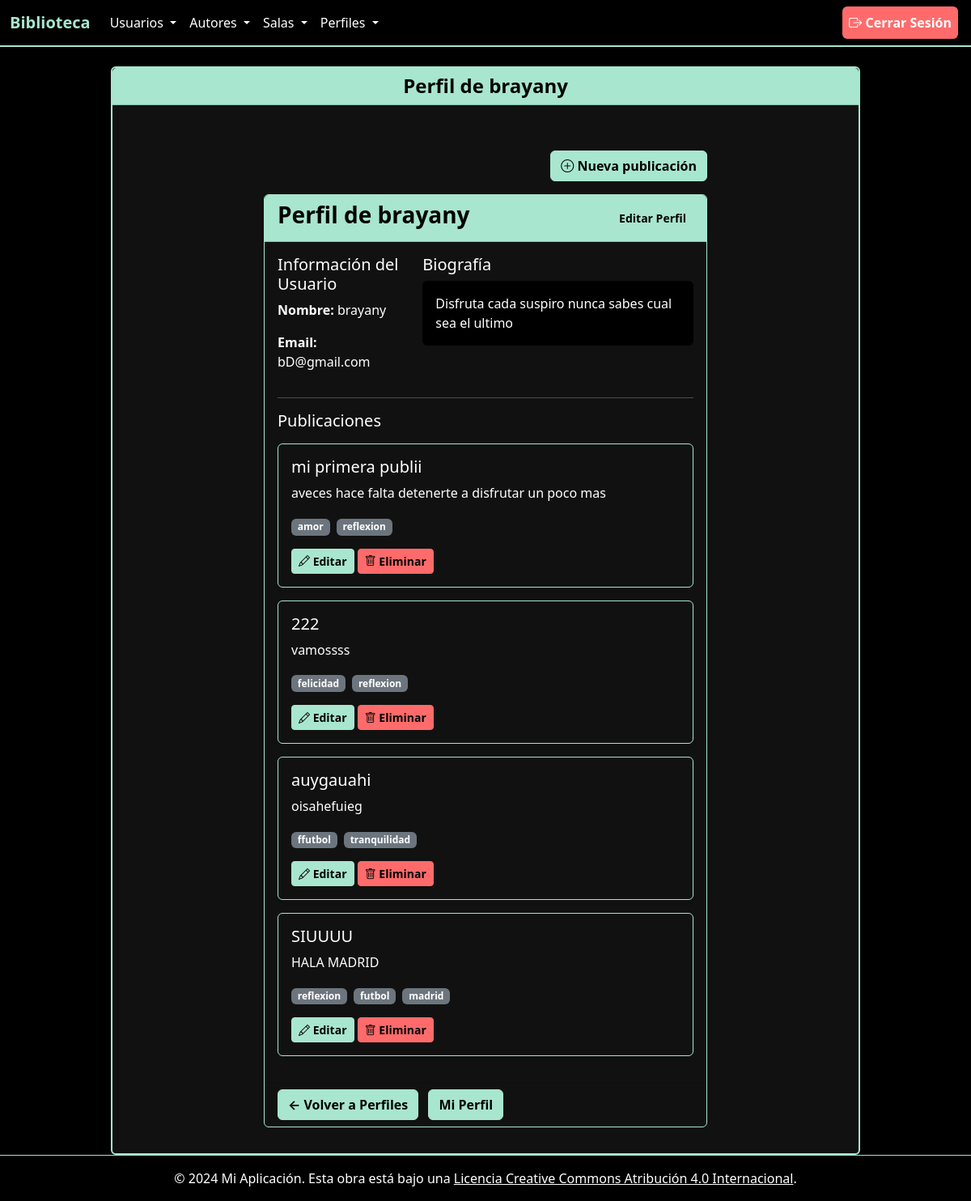
The page /perfil/mi-perfil (signed in) on the database its author committed.
### app/models/users.py (models this page shows, shortened)
class User(db.Model, UserMixin):
    __tablename__ = 'users'
    idUser = db.Column(db.Integer, primary_key=True)
    nameUser = db.Column(db.String(80), unique=True, nullable=False)
    passwordUser = db.Column(db.String(255), nullable=False)  # 🔥 más largo para hash
    email = db.Column(db.String(120), unique=True, nullable=False)
    perfil = db.relationship(
        'Perfil',
        back_populates='user',
        uselist=False,
        cascade="all, delete"
    )
    publicaciones = db.relationship(
        'Publicacion',
        back_populates='user',
        cascade="all, delete"
    )

### app/models/perfil.py (models this page shows, shortened)
class Perfil(db.Model):
    __tablename__ = 'perfiles'
    idPerfil = db.Column(db.Integer, primary_key=True)
    bio = db.Column(db.Text, nullable=True)
    user_id = db.Column(db.Integer, db.ForeignKey('users.idUser'), nullable=False)
    user = db.relationship('User', back_populates='perfil')

### app/models/publicacion.py (models this page shows)
class Publicacion(db.Model):
    __tablename__ = 'publicaciones'
    id = db.Column(db.Integer, primary_key=True)
    titulo = db.Column(db.String(200), nullable=False)
    contenido = db.Column(db.Text, nullable=False)
    user_id = db.Column(db.Integer, db.ForeignKey('users.idUser'), nullable=False)
    user = db.relationship('User', back_populates='publicaciones')
    etiquetas = db.relationship(
        'Etiqueta',
        secondary=publicacion_etiqueta,
        back_populates='publicaciones'
    )

### app/models/etiqueta.py (models this page shows)
class Etiqueta(db.Model):
    __tablename__ = 'etiquetas'
    id = db.Column(db.Integer, primary_key=True)
    nombre = db.Column(db.String(50), nullable=False)
    slug = db.Column(db.String(50), unique=True)
    publicaciones = db.relationship(
        'Publicacion',
        secondary='publicacion_etiqueta',
        back_populates='etiquetas'
    )

### app/routes/perfil_route.py (the view)
@bp.route('/mi-perfil')
@login_required
def mi_perfil():
    perfil = Perfil.query.filter_by(user_id=current_user.idUser).first()
    if not perfil:
        return redirect(url_for('perfil.add'))
    return render_template('perfil/detail.html', perfil=perfil)

### app/templates/perfil/detail.html
{% extends "base.html" %}
{% block titulo_pagina %}Perfil de {{ perfil.user.nameUser }}{% endblock %}
{% block content %}
<div class="container mt-4">
    <div class="row justify-content-center">
        <div class="col-md-8">
            {% if perfil.user_id == current_user.idUser %}
            <div class="d-flex justify-content-end mb-3">
                <a href="/post/add" class="btn btn-success">
                    <i class="bi bi-plus-circle"></i> Nueva publicación
                </a>
            </div>
            {% endif %}
            <div class="card">
                <div class="card-header d-flex justify-content-between align-items-center">
                    <h3>Perfil de {{ perfil.user.nameUser }}</h3>
                    {% if perfil.user_id == current_user.idUser %}
                    <a href="{{ url_for('perfil.edit', id=perfil.idPerfil) }}" class="btn btn-primary btn-sm">
                        Editar Perfil
                    </a>
                    {% endif %}
                </div>
                <div class="card-body">
                    <div class="row">
                        <div class="col-md-4">
                            <h5>Información del Usuario</h5>
                            <p><strong>Nombre:</strong> {{ perfil.user.nameUser }}</p>
                            <p><strong>Email:</strong> {{ perfil.user.email }}</p>
                        </div>
                        <div class="col-md-8">
                            <h5>Biografía</h5>
                            {% if perfil.bio %}
                            <div class="bg-light p-3 rounded">
                                {{ perfil.bio }}
                            </div>
                            {% else %}
                            <div class="alert alert-secondary">
                                <em>Este usuario aún no ha escrito su biografía.</em>
                            </div>
                            {% endif %}
                        </div>
                    </div>
                    <hr>
                    <h5 class="mb-3">Publicaciones</h5>
                    {% if perfil.user.publicaciones %}
                    {% for post in perfil.user.publicaciones %}
                    <div class="card mb-3 shadow-sm">
                        <div class="card-body">
                            <h5 class="card-title">{{ post.titulo }}</h5>
                            <p class="card-text">{{ post.contenido }}</p>
                            <div class="mt-2">
                                {% for e in post.etiquetas %}
                                <a href="{{ url_for('publicacion.por_etiqueta', nombre=e.nombre) }}"
                                    class="badge bg-secondary text-decoration-none me-1">
                                    {{ e.nombre }}
                                </a>
                                {% endfor %}
                            </div>
                            {% if perfil.user_id == current_user.idUser %}
                            <div class="mt-3">
                                <a href="{{ url_for('publicacion.edit_post', id=post.id) }}" class="btn btn-sm btn-primary">
                                    <i class="bi bi-pencil"></i> Editar
                                </a>
                                <a href="{{ url_for('publicacion.delete_post', id=post.id) }}" class="btn btn-sm btn-danger" onclick="return confirm('¿Seguro que quieres eliminar esta publicación?');">
                                    <i class="bi bi-trash"></i> Eliminar
                                </a>
                            </div>
                            {% endif %}
                        </div>
                    </div>
                    {% endfor %}
                    {% else %}
                    <div class="alert alert-info">
                        No hay publicaciones aún.
                    </div>
                    {% endif %}
                </div>
                <div class="card-footer">
                    <a href="{{ url_for('perfil.index') }}" class="btn btn-secondary">
                        ← Volver a Perfiles
                    </a>
                    {% if perfil.user_id == current_user.idUser %}
                    <a href="{{ url_for('perfil.mi_perfil') }}" class="btn btn-primary ms-2">
                        Mi Perfil
                    </a>
                    {% endif %}
                </div>
            </div>
        </div>
    </div>
</div>
{% endblock %}

### app/templates/base.html (shortened to what this page needs)
<!DOCTYPE html>
<html lang="es" class="h-100">
<head>
    <link rel="stylesheet" href="{{ url_for('static', filename='bootstrap/css/bootstrap.css')}}">
    <link rel="stylesheet" href="{{ url_for('static', filename='all.min.css') }}">
    <link rel="stylesheet" href="{{ url_for('static', filename='bootstrap-icons.min.css') }}">
    <link rel="stylesheet" href="https://cdn.jsdelivr.net/npm/bootstrap-icons@1.12.1/font/bootstrap-icons.min.css">
</head>
<body class="d-flex flex-column h-100 bg-light">
  {% include 'menu.html' %}
  <main class="flex-shrink-0">
    <div class="container mt-4 mx-auto">
      <div class="row justify-content-center">
        <div class="col-md-10">
          <div class="card shadow-sm border border-2 border-primary">
            <div class="card-header bg-primary text-white">
              <h4 class="mb-0 text-center">{% block titulo_pagina %}{% endblock %}</h4>
            </div>
            <div class="card-body">
              <div class="container-fluid p-3">
                {% block content %}
                {% endblock %}
              </div>
            </div>
          </div>
        </div>
      </div>
    </div>
  </main>
  <footer class="footer mt-auto py-3 bg-dark text-white">
    <div class="container text-center">
      <span class="text-white">&copy; 2024 Mi Aplicación. Esta obra está bajo una <a href="http://creativecommons.org/licenses/by/4.0/" class="text-white">Licencia Creative Commons Atribución 4.0 Internacional</a>.</span>
    </div>
  </footer>
</body>
</html>

### app/templates/menu.html (shortened to what this page needs)
    <nav class="navbar navbar-expand-lg navbar-dark bg-dark">
      <div class="container-fluid">
          <a class="navbar-brand" href="/">Biblioteca</a>
          <div class="collapse navbar-collapse" id="navbarNavDropdown">
              <ul class="navbar-nav">
                  <li class="nav-item dropdown">
                      <a class="nav-link dropdown-toggle" href="#" id="navbarUsuarios" role="button" data-bs-toggle="dropdown" aria-expanded="false">
                          Usuarios
                      </a>
                  </li>
                  <li class="nav-item dropdown">
                      <a class="nav-link dropdown-toggle" href="#" id="navbarAutores" role="button" data-bs-toggle="dropdown" aria-expanded="false">
                          Autores
                      </a>
                  </li>
                  <li class="nav-item dropdown">
                      <a class="nav-link dropdown-toggle" href="#" id="navbarSalas" role="button" data-bs-toggle="dropdown" aria-expanded="false">
                          Salas
                      </a>
                  </li>
                  <li class="nav-item dropdown">
                      <a class="nav-link dropdown-toggle" href="#" id="navbarPerfiles" role="button" data-bs-toggle="dropdown" aria-expanded="false">
                          Perfiles
                      </a>
                  </li>
              </ul>
              <ul class="navbar-nav ms-auto">
                  {% if current_user.is_authenticated %}
                  <li class="nav-item">
                      <a class="nav-link btn btn-danger p-2 mx-1" href="{{ url_for('auth.logout') }}">
                          <i class="bi bi-box-arrow-right"></i> Cerrar Sesión
                      </a>
                  </li>
                  {% endif %}
              </ul>
          </div>
      </div>
    </nav>

### app/templates/base.html (style rules this page uses)
body { background-color: #000000 !important; color: #ffffff !important; }
.bg-light { background-color: #000000 !important; color: #ffffff !important; }
.card { background-color: #111111 !important; border-color: #a8e6cf !important; color: #ffffff !important; }
.card-header, .card-header * { background-color: #a8e6cf !important; color: #000000 !important; font-weight: bold; }
.bg-primary { background-color: #a8e6cf !important; color: #000000 !important; }
h1, h2, h3, h4, h5, h6, label, p, span, div { color: #ffffff; }
.btn-primary, .btn-success, .btn-info, .btn-secondary { background-color: #a8e6cf !important; border-color: #a8e6cf !important; color: #000000 !important; font-weight: bold; }
.btn-danger { background-color: #ff6b6b !important; border-color: #ff6b6b !important; color: #000 !important; font-weight: bold; }
.navbar { background-color: #000000 !important; border-bottom: 2px solid #a8e6cf; }
.navbar-dark .navbar-nav .nav-link { color: #ffffff !important; }
.navbar-dark .navbar-brand { color: #a8e6cf !important; font-weight: bold; }
.footer { background-color: #000 !important; border-top: 1px solid #a8e6cf !important; }

### rows shown on the page
User: user.nameUser "brayany", user.email "bD@gmail.com"
Perfil: bio "Disfruta cada suspiro nunca sabes cual sea el ultimo"
Publicacion: titulo "mi primera publii", contenido "aveces hace falta detenerte a disfrutar un poco mas"
Etiqueta: nombre "amor"
Etiqueta: nombre "reflexion"
Publicacion: titulo "222", contenido "vamossss"
Etiqueta: nombre "felicidad"
Publicacion: titulo "auygauahi", contenido "oisahefuieg"
Etiqueta: nombre "ffutbol"
Etiqueta: nombre "tranquilidad"
Publicacion: titulo "SIUUUU", contenido "HALA MADRID"
Etiqueta: nombre "futbol"
Etiqueta: nombre "madrid"
